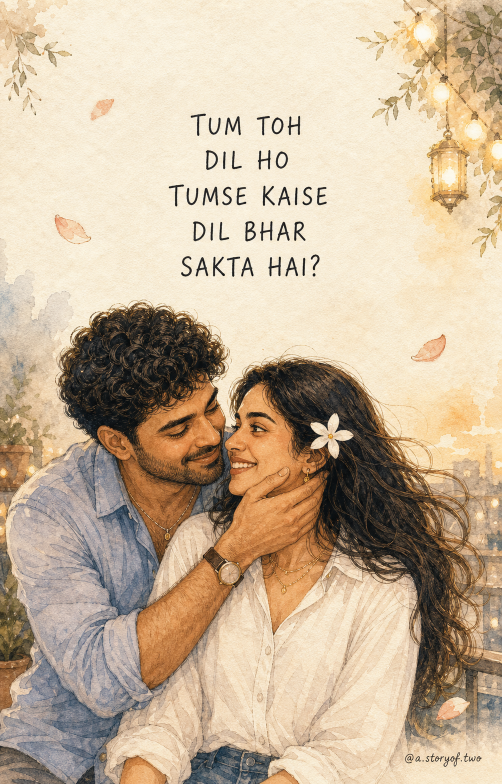
#> input picture output/single-posts/2026-05-31/tum-toh-dil-ho-loop/frame-03.png, 1003 x 1568 px (shown at 1/2 size)
$ python animate_falling_petals_hand.py
#> lines starting #> are read from the running program, lines starting #| are printed output that depends on the picture; after the words box and inside, x2 and y2 are one past the last pixel; in counts of white or black regions, pixels touching at a corner belong together
#> in render, base_bgr is the input picture: shape (1568, 1003, 3); mean B, G, R 154.3, 179.4, 199.2
from __future__ import annotations

import argparse
import math
from pathlib import Path

import cv2
import numpy as np


WIDTH = 1003
HEIGHT = 1568
FPS = 30
DURATION_SECONDS = 6


PROTECTED_RECTS = (
    (310, 190, 700, 575),  # handwritten copy
    (125, 650, 855, 1290),  # faces, hair, and hand-focus area
    (740, 1395, 980, 1545),  # brandmark corner
)


PETALS = (
    # x, start y, size, speed px/s, sway, rotation, opacity, phase
    (95, -90, 34, 40, 10, -24, 0.34, 0.02),
    (185, -245, 44, 33, 16, 18, 0.32, 0.23),
    (258, -390, 28, 45, 12, -12, 0.22, 0.41),
    (765, -170, 24, 36, 13, 20, 0.18, 0.16),
    (866, -35, 46, 38, 14, -30, 0.34, 0.51),
    (942, -320, 32, 42, 11, 28, 0.26, 0.69),
    (72, 420, 22, 32, 8, -18, 0.18, 0.78),
    (906, 810, 38, 34, 10, 16, 0.24, 0.36),
)


def ease_in_out(value: float) -> float:
    return 0.5 - 0.5 * math.cos(math.pi * value)


def ping_pong(progress: float) -> float:
    if progress <= 0.5:
        return ease_in_out(progress * 2)
    return ease_in_out((1 - progress) * 2)


def in_protected_area(x: float, y: float) -> bool:
    for left, top, right, bottom in PROTECTED_RECTS:
        if left <= x <= right and top <= y <= bottom:
            return True
    return False


def make_hand_mask(height: int, width: int) -> np.ndarray:
#> called with height = 1568, width = 1003
    mask = np.zeros((height, width), dtype=np.uint8)

    palm_and_fingers = np.array(
        [
            [434, 1120],
            [464, 1050],
            [510, 996],
            [558, 952],
            [606, 908],
            [641, 882],
            [661, 898],
            [649, 940],
            [622, 986],
            [582, 1032],
            [535, 1079],
            [484, 1122],
        ],
        dtype=np.int32,
    )
    thumb = np.array(
        [
            [523, 996],
            [573, 960],
            [614, 936],
            [626, 954],
            [590, 990],
            [538, 1020],
        ],
        dtype=np.int32,
    )

    cv2.fillPoly(mask, [palm_and_fingers], 255)
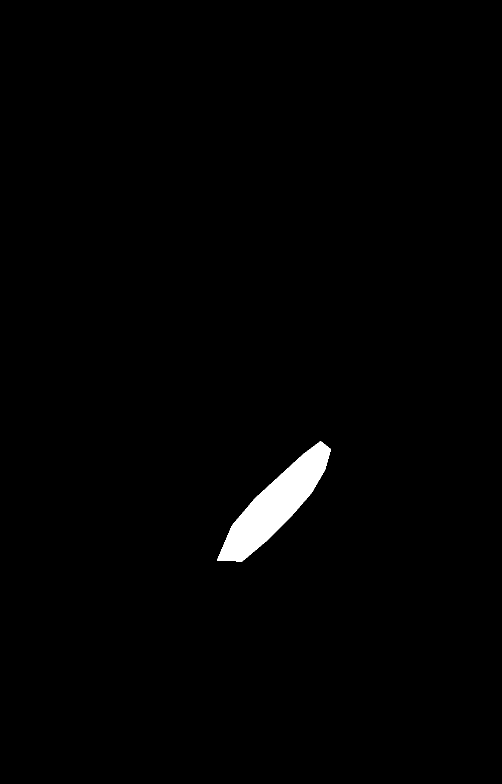
#> mask: shape (1568, 1003) (shown at 1/2 size); 1.2% white; 1 white region, box (x1, y1, x2, y2) and area: (434, 882, 662, 1123) 19323
    cv2.fillPoly(mask, [thumb], 220)
#> mask: shape (1568, 1003); 0.21% of pixels changed, all inside (x1, y1, x2, y2) = (523, 936, 627, 1021)
    cv2.ellipse(mask, (525, 1054), (82, 48), -34, 0, 360, 230, -1)
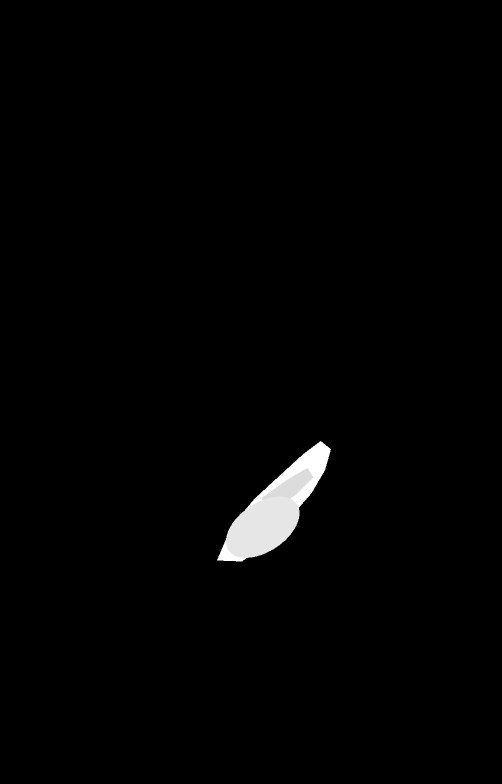
#> mask: shape (1568, 1003) (shown at 1/2 size); min 0, max 255, mean 3.3
    cv2.ellipse(mask, (592, 948), (78, 22), -41, 0, 360, 230, -1)
#> mask: shape (1568, 1003); 0.34% of pixels changed, all inside (x1, y1, x2, y2) = (531, 894, 654, 998)
    cv2.ellipse(mask, (612, 920), (52, 14), -39, 0, 360, 205, -1)
#> mask: shape (1568, 1003); min 0, max 255, mean 3.3

    mask = cv2.GaussianBlur(mask, (61, 61), 0)
    return np.clip(mask.astype(np.float32) / 255.0, 0.0, 1.0)


def make_petal_sprite(size: int, color_shift: float) -> np.ndarray:
    canvas_w = int(size * 2.0)
    canvas_h = int(size * 1.25)
    rgb = np.zeros((canvas_h, canvas_w, 3), dtype=np.float32)

    cx = canvas_w // 2
    cy = canvas_h // 2
    pts = np.array(
        [
            [cx - size * 0.9, cy + size * 0.03],
            [cx - size * 0.45, cy - size * 0.48],
            [cx + size * 0.2, cy - size * 0.42],
            [cx + size * 0.88, cy - size * 0.03],
            [cx + size * 0.36, cy + size * 0.42],
            [cx - size * 0.42, cy + size * 0.36],
        ],
        dtype=np.int32,
    )

    peach = np.array([112, 143, 218], dtype=np.float32)
    rose = np.array([120, 118, 210], dtype=np.float32)
    fill = peach * (1 - color_shift) + rose * color_shift
    edge = np.array([72, 88, 135], dtype=np.float32)

    alpha = np.zeros((canvas_h, canvas_w), dtype=np.uint8)
    cv2.fillPoly(alpha, [pts], 210)
    alpha = cv2.GaussianBlur(alpha, (9, 9), 0)

    rgb[:, :, :] = fill

    cv2.polylines(rgb, [pts], True, edge.tolist(), 1, cv2.LINE_AA)
    cv2.line(
        rgb,
        (int(cx - size * 0.62), cy),
        (int(cx + size * 0.72), int(cy - size * 0.02)),
        edge.tolist(),
        1,
        cv2.LINE_AA,
    )
    inner = np.zeros((canvas_h, canvas_w), dtype=np.uint8)
    cv2.ellipse(
        inner,
        (cx, cy),
        (int(size * 0.42), int(size * 0.18)),
        -8,
        0,
        360,
        70,
        -1,
    )
    rgb = (
        rgb * (1 - inner[:, :, None] / 255 * 0.28)
        + np.array([155, 178, 238], dtype=np.float32)
        * (inner[:, :, None] / 255 * 0.28)
    )
    sprite = np.dstack((rgb, alpha.astype(np.float32) / 255.0))
    return sprite


def rotate_sprite(sprite: np.ndarray, angle: float) -> np.ndarray:
    height, width = sprite.shape[:2]
    center = (width / 2, height / 2)
    matrix = cv2.getRotationMatrix2D(center, angle, 1.0)
    cos = abs(matrix[0, 0])
    sin = abs(matrix[0, 1])
    new_width = int(height * sin + width * cos)
    new_height = int(height * cos + width * sin)
    matrix[0, 2] += new_width / 2 - center[0]
    matrix[1, 2] += new_height / 2 - center[1]
    return cv2.warpAffine(
        sprite,
        matrix,
        (new_width, new_height),
        flags=cv2.INTER_LINEAR,
        borderMode=cv2.BORDER_CONSTANT,
        borderValue=(0, 0, 0, 0),
    )


def composite_rgba(frame: np.ndarray, sprite: np.ndarray, x: float, y: float, opacity: float) -> None:
    sprite_h, sprite_w = sprite.shape[:2]
    left = int(round(x - sprite_w / 2))
    top = int(round(y - sprite_h / 2))
    right = left + sprite_w
    bottom = top + sprite_h

    clip_left = max(0, left)
    clip_top = max(0, top)
    clip_right = min(frame.shape[1], right)
    clip_bottom = min(frame.shape[0], bottom)
    if clip_left >= clip_right or clip_top >= clip_bottom:
        return

    sx1 = clip_left - left
    sy1 = clip_top - top
    sx2 = sx1 + (clip_right - clip_left)
    sy2 = sy1 + (clip_bottom - clip_top)

    patch = sprite[sy1:sy2, sx1:sx2]
    alpha = (patch[:, :, 3:4] * opacity).clip(0, 1)
    frame[clip_top:clip_bottom, clip_left:clip_right] = (
        frame[clip_top:clip_bottom, clip_left:clip_right] * (1 - alpha)
        + patch[:, :, :3] * alpha
    )


def apply_falling_petals(frame: np.ndarray, frame_index: int, total_frames: int) -> None:
    duration = total_frames / FPS
    t = frame_index / FPS
    travel_height = HEIGHT + 520

    for idx, (x, start_y, size, speed, sway, base_rotation, opacity, phase) in enumerate(PETALS):
        y = ((start_y + speed * t + 260) % travel_height) - 260
        drift = sway * math.sin((t * 0.42 + phase) * math.tau)
        flutter = 8 * math.sin((t * 0.75 + phase * 1.7) * math.tau)
        petal_x = x + drift
        petal_y = y
        if in_protected_area(petal_x, petal_y):
            continue

        angle = base_rotation + flutter + 12 * math.sin((t * 0.28 + phase) * math.tau)
        sprite = make_petal_sprite(int(size), color_shift=0.25 + 0.2 * (idx % 3))
        rotated = rotate_sprite(sprite, angle)
        edge_fade = 1.0
        if petal_y < 40:
            edge_fade = max(0.0, petal_y / 40)
        elif petal_y > HEIGHT - 60:
            edge_fade = max(0.0, (HEIGHT - petal_y) / 60)
        composite_rgba(frame, rotated, petal_x, petal_y, opacity * edge_fade)


def apply_hand_lift(base: np.ndarray, hand_mask: np.ndarray, progress: float) -> np.ndarray:
    lift = ping_pong(progress)
    if lift < 0.001:
        return base.copy()

    dx = 4.5 * lift
    dy = -11.0 * lift
    rotation = -0.75 * lift
    center = (468, 1105)

    matrix = cv2.getRotationMatrix2D(center, rotation, 1.0)
    matrix[0, 2] += dx
    matrix[1, 2] += dy

    shifted_base = cv2.warpAffine(
        base,
        matrix,
        (base.shape[1], base.shape[0]),
        flags=cv2.INTER_LINEAR,
        borderMode=cv2.BORDER_REFLECT,
    )
    shifted_alpha = cv2.warpAffine(
        hand_mask,
        matrix,
        (base.shape[1], base.shape[0]),
        flags=cv2.INTER_LINEAR,
        borderMode=cv2.BORDER_CONSTANT,
        borderValue=0,
    )[:, :, None]

    # Keep this as a tiny animation cue, not a redraw: the original hand remains
    # present while a very soft lifted echo suggests movement toward the ear.
    overlay_alpha = np.clip(shifted_alpha * (0.28 * lift), 0.0, 1.0)
    frame = base * (1 - overlay_alpha) + shifted_base * overlay_alpha
    return frame


def render(base_path: Path, output_path: Path, preview_dir: Path) -> None:
    base_bgr = cv2.imread(str(base_path), cv2.IMREAD_COLOR)
    if base_bgr is None:
        raise FileNotFoundError(base_path)
    if base_bgr.shape[1] != WIDTH or base_bgr.shape[0] != HEIGHT:
        raise ValueError(f"Expected {WIDTH}x{HEIGHT}, got {base_bgr.shape[1]}x{base_bgr.shape[0]}")

    base = base_bgr.astype(np.float32)
    hand_mask = make_hand_mask(HEIGHT, WIDTH)
    total_frames = FPS * DURATION_SECONDS
    output_path.parent.mkdir(parents=True, exist_ok=True)
    preview_dir.mkdir(parents=True, exist_ok=True)

    writer = None
    for codec in ("mp4v", "avc1"):
        fourcc = cv2.VideoWriter_fourcc(*codec)
        candidate = cv2.VideoWriter(str(output_path), fourcc, FPS, (WIDTH, HEIGHT))
        if candidate.isOpened():
            writer = candidate
            break
        candidate.release()
    if writer is None:
        raise RuntimeError("OpenCV could not open an MP4 writer.")

    preview_frames = {0, total_frames // 2, total_frames - 1}
    for frame_index in range(total_frames):
        progress = frame_index / total_frames
        frame = apply_hand_lift(base, hand_mask, progress)
        apply_falling_petals(frame, frame_index, total_frames)

        frame_u8 = np.clip(frame, 0, 255).astype(np.uint8)
        writer.write(frame_u8)
        if frame_index in preview_frames:
            cv2.imwrite(str(preview_dir / f"falling-petals-hand-frame-{frame_index:03d}.png"), frame_u8)
#> this loop made 180 passes
#> pass 1, in composite_rgba (call 7), `patch = sprite[sy1:sy2, sx1:sx2]`:
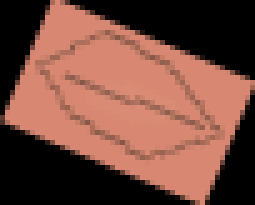
#> patch: shape (41, 51, 4) float64 (shown 5 times larger); mean of channels 0, 1, 2, 3 62.7, 75.3, 118.6, 0.2; drawn as B, G, R
#> pass 1, in composite_rgba (call 7), `alpha = (patch[:, :, 3:4] * opacity).clip(0, 1)`:
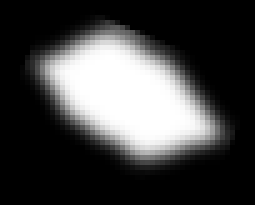
#> alpha: shape (41, 51, 1) float64 (shown 5 times larger); min 0, max 0.148, mean 0.0388; drawn with min black and max white
#> pass 1, in composite_rgba (call 8), `patch = sprite[sy1:sy2, sx1:sx2]`:
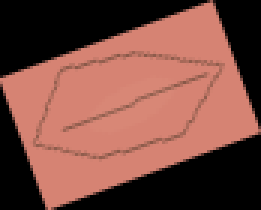
#> patch: shape (70, 87, 4) float64 (shown 3 times larger); mean of channels 0, 1, 2, 3 66.6, 76.1, 123.4, 0.2; drawn as B, G, R
#> pass 1, in composite_rgba (call 8), `alpha = (patch[:, :, 3:4] * opacity).clip(0, 1)`:
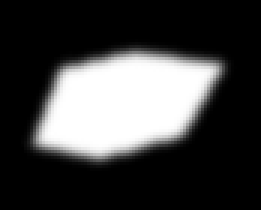
#> alpha: shape (70, 87, 1) float64 (shown 3 times larger); min 0, max 0.198, mean 0.0508; drawn with min black and max white

    writer.release()


def main() -> None:
    parser = argparse.ArgumentParser(description="Render a subtle falling-petals hand-lift loop.")
    parser.add_argument("--base", type=Path, default=Path("frame-03.png"))
    parser.add_argument("--output", type=Path, default=Path("tum-toh-dil-ho-falling-petals-hand.mp4"))
    parser.add_argument("--preview-dir", type=Path, default=Path("python-preview-frames"))
    args = parser.parse_args()

    render(args.base, args.output, args.preview_dir)


if __name__ == "__main__":
    main()
